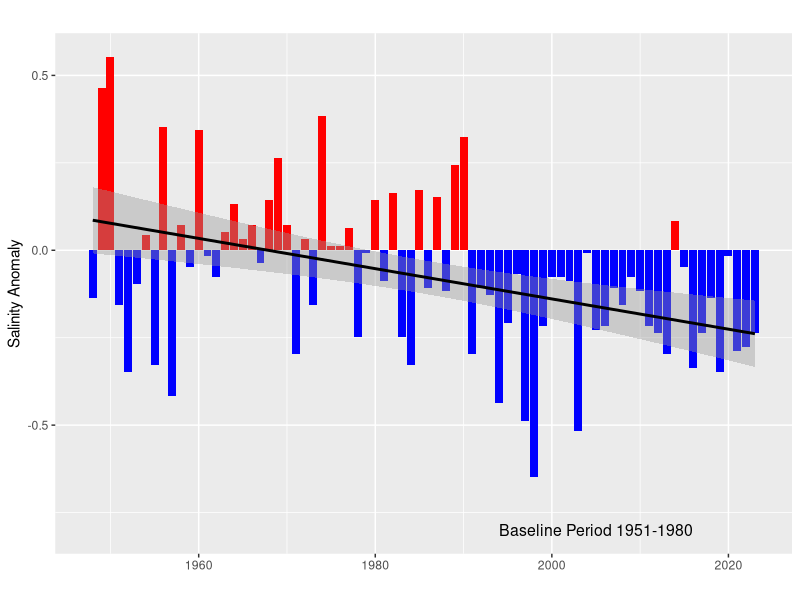
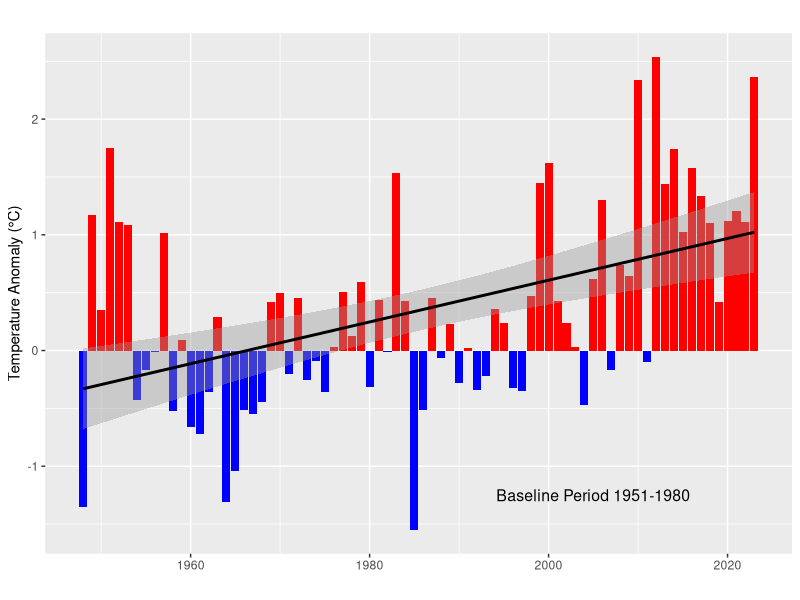
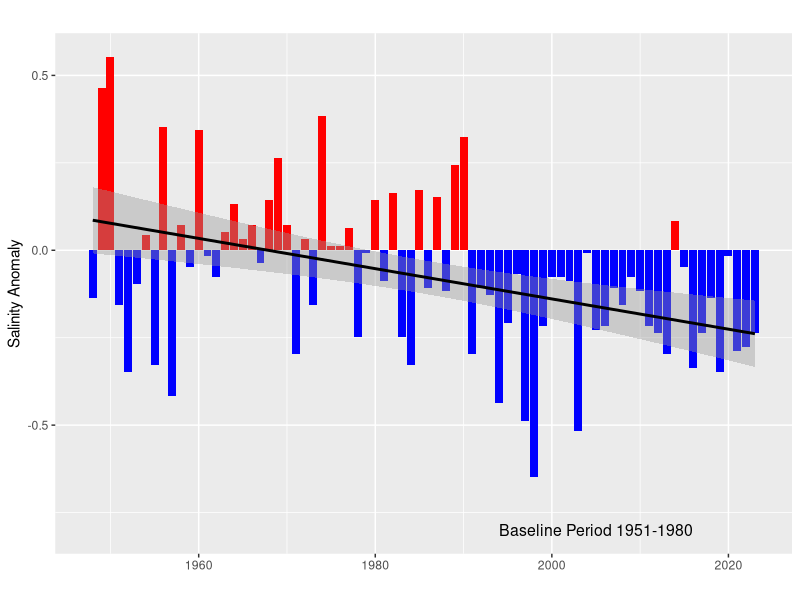
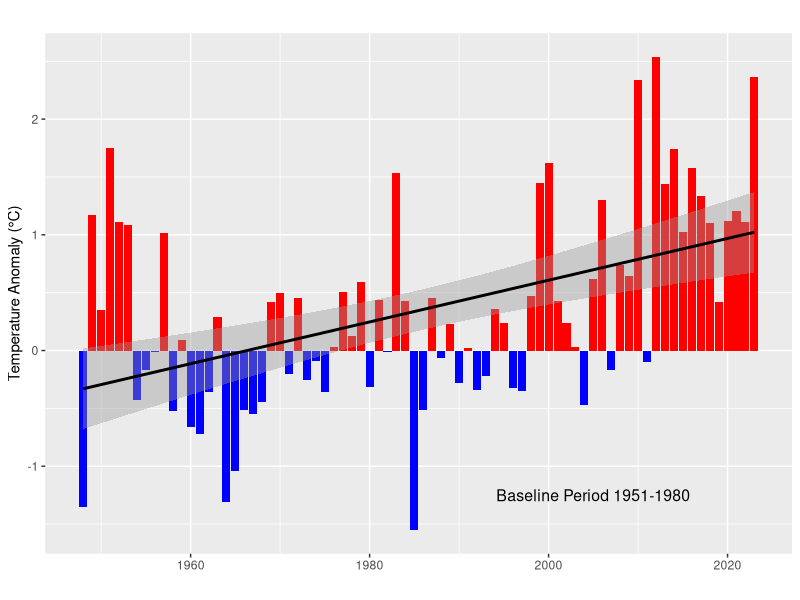

Here is the R script that generated these plots, in order:
library(ggplot2)
library(tidyverse)

sdata <- read.table("areasAnalysis_salinity0m_en.dat", skip = 14, header = TRUE, sep = ",")

# Adjust to the reference period 1951-1980
indices_s <- which(between(sdata$year, 1951, 1980))
sdata$anomaly <- sdata$anomaly - mean(sdata$anomaly[indices_s])

ggp <- ggplot(sdata, aes(x=year, y=anomaly)) +
  geom_bar(aes(fill = anomaly>0), stat = "identity") +
  scale_fill_manual(values = c("blue", "red")) +
  geom_smooth(method = "lm", se = TRUE, color = "black") +
  theme(legend.position = "none") +
  labs(title = "", x="", y="Salinity Anomaly") +
  annotate("text", label = "Baseline Period 1951-1980", x = 2005, y = -0.8,
           color = "black", size = 4)

ggp
ggsave("Scotian_Shelf_S_v2.png", width = 6, height = 3, units = "in", scale = 1, dpi = 1200)
# fit a linear model to the anomaly data
model_s <- lm(sdata$anomaly ~ sdata$year)
model_s
# estimate the 95% confidence interval
confidence_95_s <- confint(model_s, level = 0.95)


tdata <- read.table("areasAnalysis_temperature0m_en.dat", skip = 14, header = TRUE, sep = ",")

# Adjust to the reference period 1951-1980
indices_t <- which(between(tdata$year, 1951, 1980))
tdata$anomaly <- tdata$anomaly - mean(tdata$anomaly[indices_t])

ggp <- ggplot(tdata, aes(x=year, y=anomaly)) +
  geom_bar(aes(fill = anomaly>0), stat = "identity") +
  scale_fill_manual(values = c("blue", "red")) +
  geom_smooth(method = "lm", se = TRUE, color = "black") +
  theme(legend.position = "none") +
  labs(title = "", x="", y="Temperature Anomaly (°C)") +
  annotate("text", label = "Baseline Period 1951-1980", x = 2005, y = -1.25,
           color = "black", size = 4)

ggp
ggsave("Scotian_Shelf_T_v2.png", width = 6, height = 3, units = "in", scale = 1, dpi = 1200)
# fit a linear model to the anomaly data
model_t <- lm(tdata$anomaly ~ tdata$year)
model_t
# estimate the 95% confidence interval
confidence_95_t <- confint(model_t, level = 0.95)

